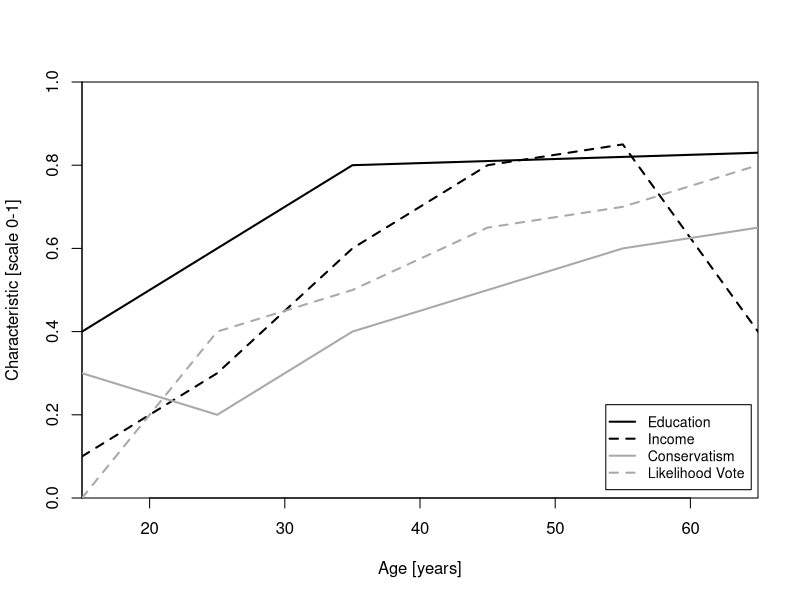

This figure's R source:
## ---- chunk 1
# input a grade

#inputting a grade

grade <- 1.7

if (grade == 1.0) {
  print("Perfect") 
} else if ( grade <= 2.0) {
  print("Amazing")
} else if (grade <= 3.0) {
  print("Good Job")
} else {
  print("Life goes on") 
}

grade <- 3.3

if (grade == 1.0) {
  print("Perfect") 
} else if ( grade <= 2.0) {
  print("Amazing")
} else if (grade <= 3.0) {
  print("Good Job")
} else {
  print("Life goes on") 
}


grade <- 1.0

if (grade == 1.0) {
  print("Perfect") 
} else if ( grade <= 2.0) {
  print("Amazing")
} else if (grade <= 3.0) {
  print("Good Job")
} else {
  print("Life goes on") 
}


grade <- 2.3

if (grade == 1.0) {
  print("Perfect") 
} else if ( grade <= 2.0) {
  print("Amazing")
} else if (grade <= 3.0) {
  print("Good Job")
} else {
  print("Life goes on") 
}


grade <- 1.7

if (grade == 1.0) {
  print("Perfect") 
} else if ( grade <= 2.0) {
  print("Amazing")
} else if (grade <= 3.0) {
  print("Good Job")
} else {
  print("Life goes on") 
}


## ---- chunk 2

grades <- c(1.7, 3.3, 2.3, 1.0)

## ---- chunk 3

#grades <- c(1.7, 3.3, 2.3, 1.0)

for (i in 1:length(grades)) {
if (grades[i] == 1.0) {
  print("Perfect") 
} else if ( grades[i] <= 2.0) {
  print("Amazing")
} else if (grades[i] <= 3.0) {
  print("Good Job")
} else {
  print("Life goes on") 
}
}

## ---- chunk 4

num <- c(3, 43, 113, 143, 171, 249)

for (i in num) { 
  print(paste0("This is the ", i, "th Iteration")) 
}

#paste0 is equivalent to : paste(, sep = "")

## ---- chunk 5
#lets create a dataset for the relationship between age and certain characteristics

age_data <- data.frame(age = c(15, 25, 35, 45, 55, 65),
                       education = c(0.4, 0.6, 0.8, 0.81, 0.82, 0.83),
                       income = c(0.1, 0.3, 0.6, 0.8, 0.85, 0.4),
                       conservatism = c(0.3, 0.2, 0.4, 0.5, 0.6, 0.65),
                       likely_vote = c(0, 0.4, 0.5, 0.65, 0.7, 0.8))

line_col <- c("black", "black", "darkgrey", "darkgrey")
line_lty <- c(1,2,1,2)


plot (age_data$age, 
      age_data$education, 
      type = "l",
      xlim = c(15,65),
      ylim =  c(0,1),
      xlab = "Age [years]",
      ylab = "Characteristic [scale 0-1]",
      yaxs="i",
      xaxs="i",
      main = "",
      col = line_col[1],
      lwd = 2,
      lty = line_lty[1])

for(i in 3:ncol(age_data)){
  lines(age_data$age, 
        age_data[[i]],
        lwd = 2, 
        col = line_col[i-1], 
        lty = line_lty[i-1])
}

legend("bottomright", 
       legend = c("Education", "Income", 
                  "Conservatism", "Likelihood Vote"), 
       lwd = 2, 
       col = line_col,
       lty = line_lty,
       pch = NA,
       cex = 0.85,
       inset = c(0.01,0.02)
       )




## ---- chunk 6

#Defining a matrix 
ttt <- matrix(c("X", "O", "X",
                "O", "X", "O",
                "O", "X", "O"), nrow = 3, ncol = 3, byrow = TRUE)

## ---- chunk 7

for (i in 1:nrow(ttt)) {
  for (j in 1:ncol(ttt)) {
    print(paste("On row", i, "and column", j, "the board contains", ttt[i,j]))
  }
}

## ---- chunk 8

#Let us create a matrix with random numbers 

mat <- matrix(1:10, nrow = 5, ncol = 6)

head(mat) # It just counts to 10

## ---- chunk 9

apply(mat, 2, mean) 
# 1) You include the object, 2) the margin: there is a deeper meaning of what the margin means but for almost all uses (especially while working with 2-D data) , margin = 1 means you apply the function to your rows and margin = 2 means apply the functions to your columns, 3) and lastly the function

apply(mat, 2, sum) #Let us get the sum of the columns
apply(mat, 2, sd) #The standard deviation


#The corresponding Loop would look like this: 

for (i in 1:ncol(mat)) {
  mean_col <- mean(mat[, i])
  print(mean_col)
}

apply(mat, 1, sum) #summing the rows

#you can add arguments to the function
#let's at a missing value to our matrix

mat[1,1] <- NA

apply(mat, 2, sum) #see the difference with NA?

apply(mat, 2, sum, na.rm = T) #now we disregarded the NA 



## ---- chunk 10

#My function is just a sum

add <- function(x, y) { 
  
  result <- x + y
  return(result)
}

add(2,7) #Now I can use my function

## ---- chunk 11

aoc <- function(radius) {
  pi <- 3.14159
  
  area <- pi * radius^2
  
  return(area)
}

aoc(5)

## ---- chunk 12


fibonacci <- function(n) {
  if (n <= 0) {
    stop("Invalid input. Please provide a positive integer.") 
  } else if (n == 1) {
    sequence <- 0
  } else if (n == 2) {
    sequence <- c(0, 1)
  } else {
    sequence <- numeric(n)
    sequence[1] <- 0
    sequence[2] <- 1
    for (i in 3:n) {
      sequence[i] <- sequence[i - 1] + sequence[i - 2]
    }
  }
  return(sequence)
}

fibonacci(10)

## ---- chunk 13

#Assigning an object for a better workflow
number <- 10

#The Loop 




